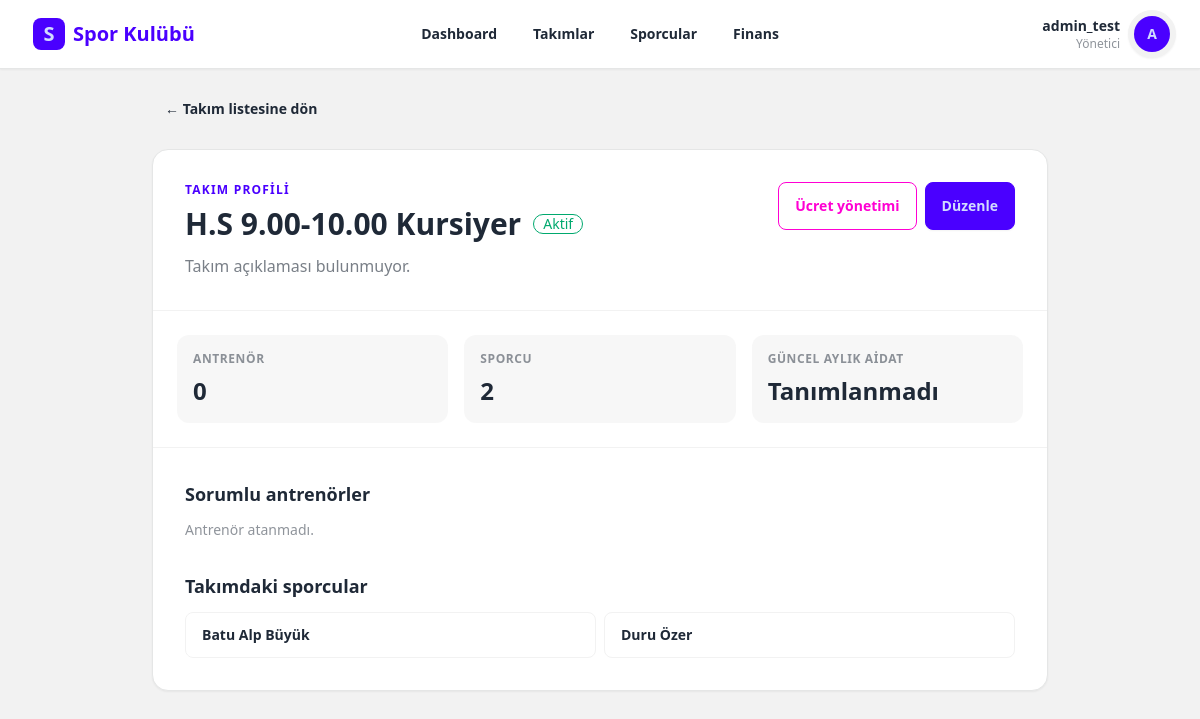
Before: /teams/17/ (signed in) with the older database file.
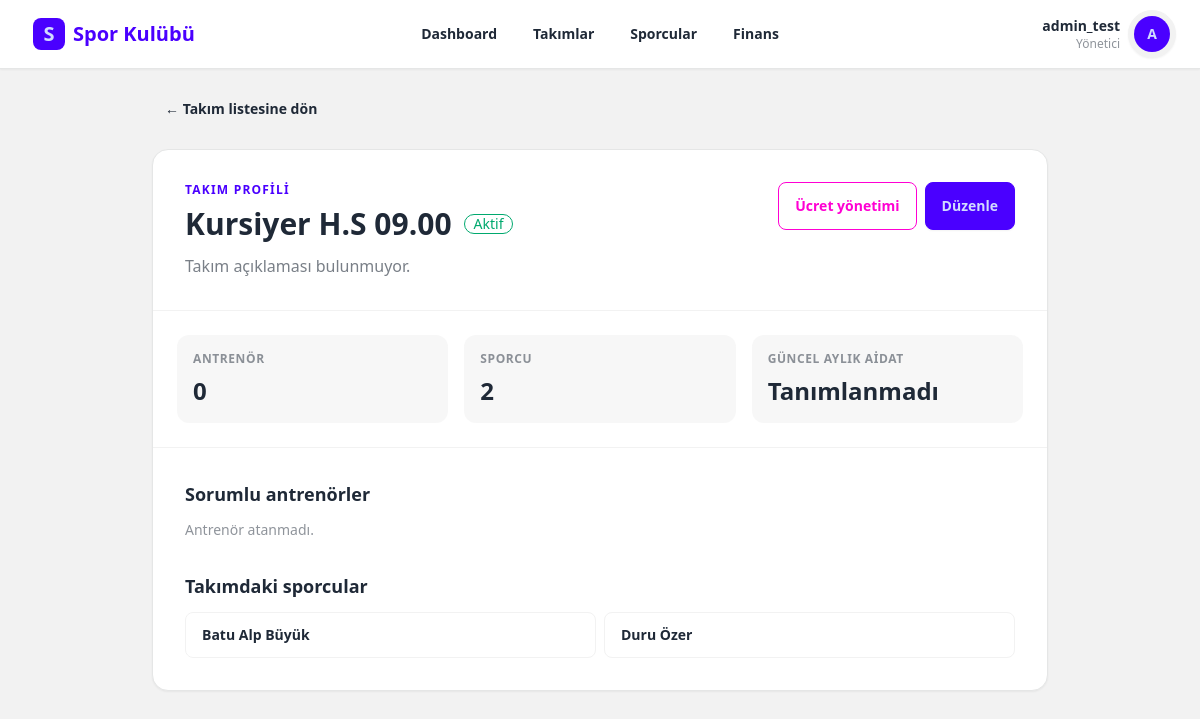
After: the same page with the newer database file.
### teams/models.py (models this page shows, shortened)
class Team(models.Model):
    name = models.CharField(max_length=100, verbose_name="Takım / Grup Adı")
    description = models.TextField(blank=True, null=True, verbose_name="Açıklama / Yaş Grubu")
    coaches = models.ManyToManyField(
        settings.AUTH_USER_MODEL,
        blank=True,
        limit_choices_to={'role__in': ['coach', 'club_admin']},
        related_name='assigned_teams',
        verbose_name="Sorumlu Antrenörler"
    )
    is_active = models.BooleanField(default=True, verbose_name="Aktif mi?")
    created_at = models.DateTimeField(auto_now_add=True)
    class Meta:
        verbose_name = "Takım"
        verbose_name_plural = "Takımlar"

### teams/views.py (the view)
# urls.py: path('<int:pk>/', views.team_detail, name='team-detail'),
@login_required
def team_detail(request, pk):
	team = get_object_or_404(
		Team.objects.prefetch_related('coaches', 'athletes'),
		pk=pk,
	)
	return render(request, 'team/team_detail.html', {'team': team})

### athletes/models.py (called while the page is built)
    def get_full_name(self):
        return f"{self.first_name} {self.last_name}"

### templates/team/team_detail.html (shortened to what this page needs)
{% extends "base.html" %}
{% block content %}
<div class="mx-auto w-full max-w-4xl space-y-6">
    <a href="{% url 'team-list' %}" class="btn btn-ghost btn-sm">← Takım listesine dön</a>
    <section class="overflow-hidden rounded-2xl border border-base-300 bg-base-100 shadow-sm">
        <div class="flex flex-col gap-5 border-b border-base-200 p-6 sm:flex-row sm:items-start sm:justify-between sm:p-8">
            <div>
                <p class="text-xs font-bold uppercase tracking-widest text-primary">Takım profili</p>
                <div class="mt-2 flex flex-wrap items-center gap-3"><h1 class="text-3xl font-black">{{ team.name }}</h1>{% if team.is_active %}<span class="badge badge-success badge-outline">Aktif</span>{% else %}<span class="badge badge-ghost">Pasif</span>{% endif %}</div>
                <p class="mt-3 max-w-2xl text-base-content/60">{{ team.description|default:'Takım açıklaması bulunmuyor.' }}</p>
            </div>
            <div class="flex flex-wrap gap-2">
                <a href="{% url 'fee-management' %}" class="btn btn-outline btn-secondary">Ücret yönetimi</a>
                <button class="btn btn-primary" hx-get="{% url 'team-update' team.pk %}?return_to_detail=1" hx-target="#team-modal-container" hx-swap="innerHTML">Düzenle</button>
            </div>
        </div>
        <div class="grid gap-4 border-b border-base-200 p-6 sm:grid-cols-3">
            <div class="rounded-xl bg-base-200/60 p-4"><p class="text-xs font-bold uppercase tracking-wider text-base-content/50">Antrenör</p><p class="mt-2 text-2xl font-black">{{ team.coaches.count|floatformat:0 }}</p></div>
            <div class="rounded-xl bg-base-200/60 p-4"><p class="text-xs font-bold uppercase tracking-wider text-base-content/50">Sporcu</p><p class="mt-2 text-2xl font-black">{{ team.athletes.count|floatformat:0 }}</p></div>
            <div class="rounded-xl bg-base-200/60 p-4"><p class="text-xs font-bold uppercase tracking-wider text-base-content/50">Güncel aylık aidat</p><p class="mt-2 text-2xl font-black">{% with active_fee=team.fee_histories.first %}{% if active_fee %}{{ active_fee.monthly_fee|floatformat:2 }} TL{% else %}Tanımlanmadı{% endif %}{% endwith %}</p></div>
        </div>
        <div class="p-6 sm:p-8">
            <h2 class="text-lg font-black">Sorumlu antrenörler</h2>
            <div class="mt-3 flex flex-wrap gap-2">{% for coach in team.coaches.all %}<span class="badge badge-lg badge-ghost">{{ coach.get_full_name|default:coach.email }}</span>{% empty %}<span class="text-sm text-base-content/50">Antrenör atanmadı.</span>{% endfor %}</div>
            <h2 class="mt-8 text-lg font-black">Takımdaki sporcular</h2>
            <div class="mt-3 grid gap-2 sm:grid-cols-2">{% for athlete in team.athletes.all %}<a href="{% url 'athlete-manage-detail' athlete.pk %}" class="rounded-lg border border-base-200 px-4 py-3 text-sm font-semibold transition hover:border-primary/50">{{ athlete.get_full_name }}</a>{% empty %}<span class="text-sm text-base-content/50">Bu takımda sporcu bulunmuyor.</span>{% endfor %}</div>
        </div>
    </section>
</div>
{% endblock %}

Changed rows visible on the page:
changed Team "Takım açıklaması bulunmuyor.": name "H.S 9.00-10.00 Kursiyer" → "Kursiyer H.S 09.00"
